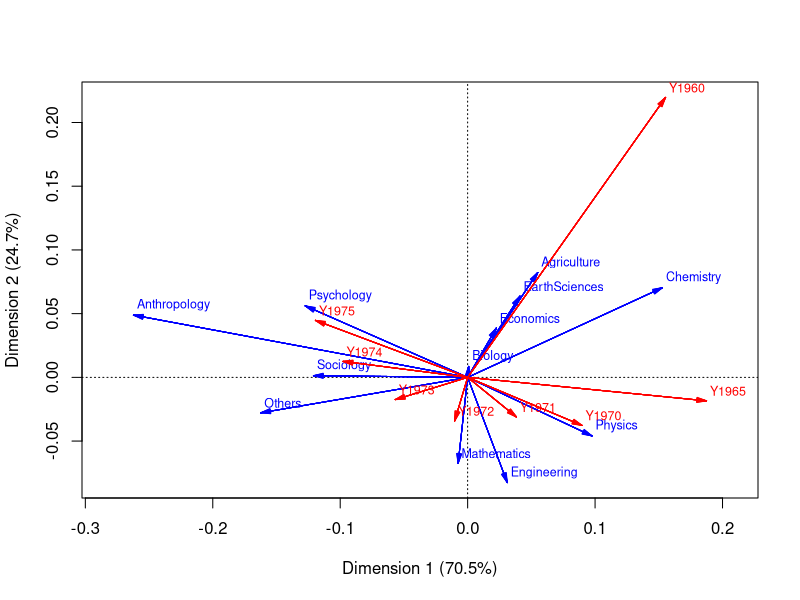
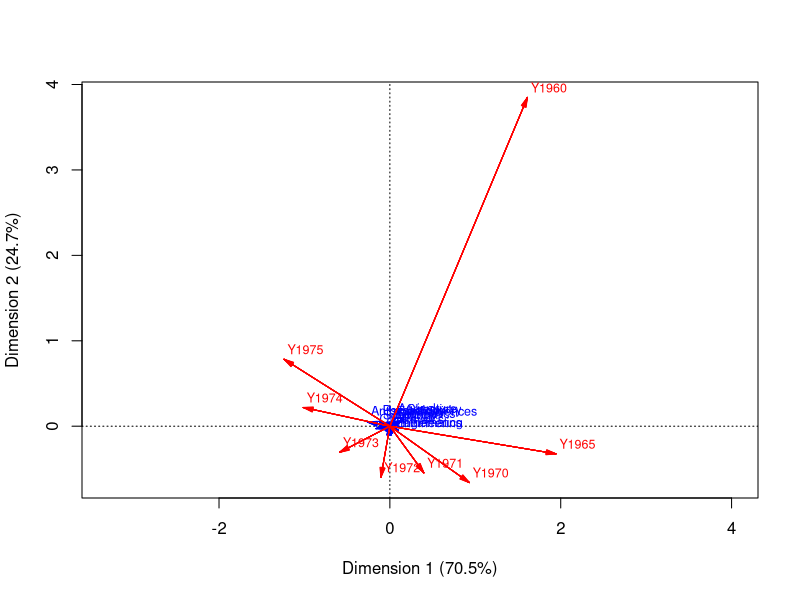
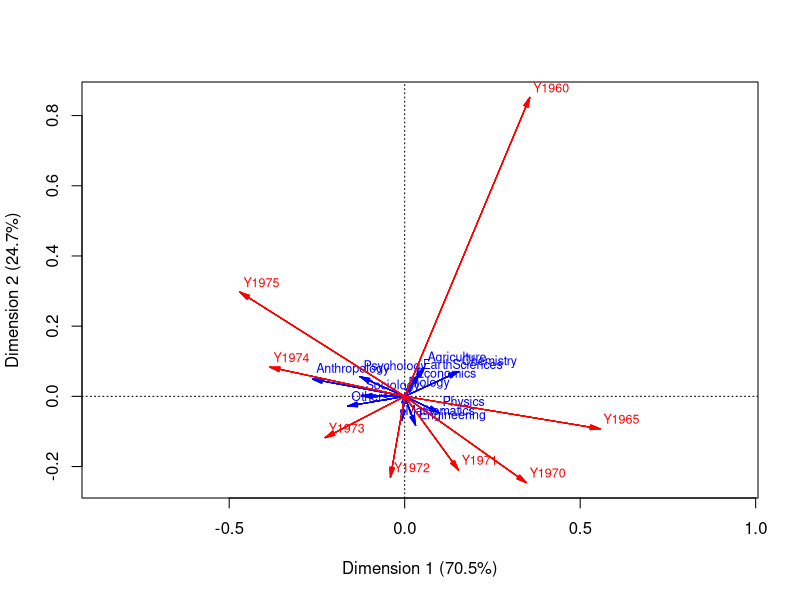
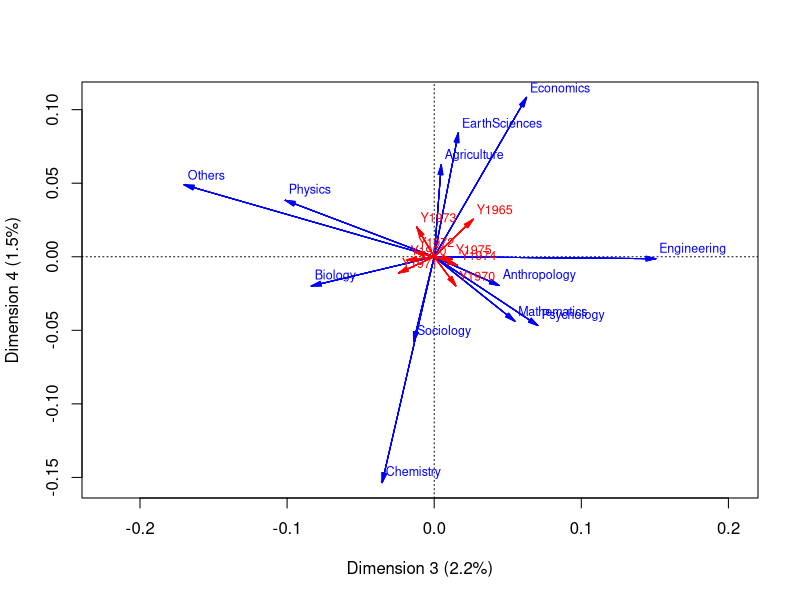
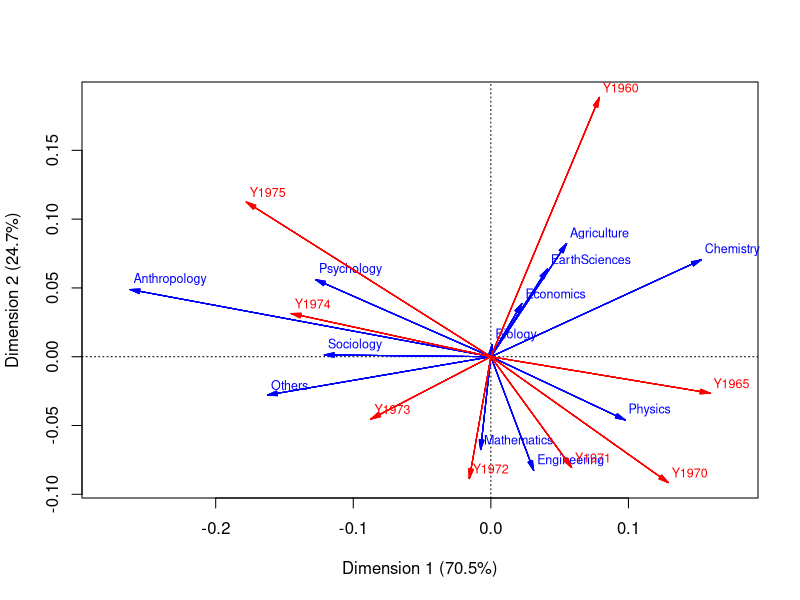

These charts were generated, in order, by the following R code: (Note: this script raises an error after producing the figures.)
library(ca)
library(psych)
data <- read.table("data/sciencedoctorates.txt",header=T,sep="\t",row.names=1)
# View(data)

dim(data)
# Again, remove the total col/row
SD <- data[-dim(data)[1],-dim(data)[2]]
dim(SD)


# To interpret correspondence analysis, the first step is to evaluate whether there is a significant
# dependency between the rows and columns.

n <- sum(SD)

v1 <- matrix(colSums(SD),nrow=1)
v2 <- matrix(rowSums(SD),ncol=1)

#theoretical frequencies under independence
E <- v2 %*% v1/n

I <- dim(SD)[1]
J <- dim(SD)[2]

s <- 0
#chi-square statistic
for(i in 1:I){
  for(j in 1:J){
    s <- s + ( SD[i,j]-E[i,j] )^2/(E[i,j])
  }
}

pchisq(s,df=((I-1)*(J-1)),lower.tail=F)

# H0: Discipline and Year are independent
# H1: Discipline and Year are not independent

chisq.test(SD)
# there is evicende that there is statistically
# significant association between the number
# of doctors graduated and the year (in USA)


#ca-function
help(ca)
SD.ca = ca(SD) #set nd=8 to make all columns visible in summary
names(SD.ca)
SD.ca$colnames
SD.ca$rownames
SD.ca$N
SD.ca$sv #The square roots of singular values related to the PCA transformation for rows/cols
# (how much variation explained by the principal components)
# for symmetric matrices, singular values = |eigenvalues|
# (here sv's are used since the package uses svd instead of eigen)

########################
# Inertia
########################

# How much of the total "variation" the specific variable explains
# i.e. how much it contributes to the chi-squared statistic

# Inertia is the chi squared statistic divided by n

SD.ca$rowinertia 
SD.ca$colinertia

# You can get the single row-inertia values by fixing i (the row index)
s2 <- 0

#For physics, i =3

i <- 3
for(j in 1:J){
  s2 <- s2 + ( SD[i,j]-E[i,j] )^2/(E[i,j])
}

s2/n 

#Note that
sum(SD.ca$rowinertia)
sum(SD.ca$colinertia)
#is the same as
sum(SD.ca$sv^2)
s/n 

SD.ca$rowinertia/sum(SD.ca$sv^2) #these proportional values are the ones seen in summary(SD.ca)
SD.ca$colinertia/(s/n)
###############################################


#ca manually ###################################

#theoretical relative frequencies under independence
Ef <- E/n
#observed relative frequencies
SDf = SD/n

#the matrix Z
Z = (SDf - Ef)/sqrt(Ef)
class(Z)
Z = as.matrix(Z)

#matrices V and W
V = t(Z)%*%Z
W = Z%*%t(Z)

#chi-squared test statistic
n*tr(V)

variances = eigen(V)$values
SD.ca$sv^2
components = eigen(V)$vectors

#V and W has the same non-zero eigenvalues
eigen(W)$values
components2 = eigen(W)$vectors

#forming the matrix R
f1 = v1/n #SD.ca$colmass
f2 = v2/n #SD.ca$rowmass
one = matrix(rep(1,nrow(SD)), ncol=1)
sifting = one%*%sqrt(f1)
scaling = f2 %*% sqrt(f1)
R = SDf/scaling - sifting

#rowcoordinates
rowcoord = as.matrix(R)%*%components
#omit the dimension corresponding to zero eigenvalue
rowcoord = rowcoord[,-8]
summary(SD.ca)

#standardized rowcoordinates
stand = matrix(rep(1,nrow(SD), ncol=1))%*%matrix(variances[-8], nrow=1)
standrowcoord = rowcoord/sqrt(stand)
SD.ca$rowcoord

#forming the matrix C
one2 = matrix(rep(1,ncol(SD)), nrow=1)
sifting2 = sqrt(f2)%*%one2
scaling2 = sqrt(f2) %*% f1
C = SDf/scaling2 - sifting2

#colcoordinates
colcoord = t(C)%*%components2
#omit dimensions corresponding to zero eigenvalues
colcoord = colcoord[,-c(8:ncol(colcoord))]
summary(SD.ca)

#standardized colcoordinates
stand2 = matrix(rep(1,ncol(SD), ncol=1))%*%matrix(variances[-8], nrow=1)
standcolcoord = colcoord/sqrt(stand2)
SD.ca$colcoord

## The chi-squared distances from the "center", where variables close to center do not deviate from the
# independence assumption.
sqrt(rowSums(rowcoord^2))
SD.ca$rowdist

#coldistances
sqrt(rowSums(colcoord^2))
SD.ca$coldist
####################################################

SD.ca
summary(SD.ca)
# Note that the quantities are multiplied by 1000
# Quality of representation = as in the lecture slides, but here we consider the angle between profiles and 
# the plane spanned by the two first principal components
# Squared correlations = quality of representation from lecture slides
# also, the sum of the squared correlations is the quality of representation.

# ctr = contribution in forming that ca-component (contributions sum to 1)
# important variables related to forming the specific component have a high ctr 

# k=1 and k=2 are the coordinates on the plot 

names(summary(SD.ca)$rows)

# Contribution of engineering to the second axis
f2[1]*SD.ca$rowcoord[1,2]^2 #recall that these coordinates are already scaled
# If the rows and columns were independent, ctr would be same for every variable

# Squared correlation of biology with the second component
d2 = rowcoord[6,]^2
d2[2]/sum(d2)

#Note that the following plots unscaled coordinates (principal coordinates) and hence, deduction based on the plot is questionable
plot(SD.ca,arrows=c(T,T),map="symmetric") 
#plot(SD.ca,arrows=c(T,T),map="symmetric",dim=c(2,4))

#Instead try e.g. following commands
plot(SD.ca, arrows=c(T,T), map="rowprincipal") #standard column coordinates
plot(SD.ca, arrows=c(T,T), map="rowgreen") #standard column coordinates scaled with square root of the column masses
plot(SD.ca, arrows=c(T,T), map="colgab", dim=c(3,4)) #standard row coordinates scaled with the row masses
plot(SD.ca, arrows=c(T,T), map="rowgab") 

# If two row-variables are close on the picture, they have a similar profile,
# the same is true for column-variables

# Distant row/column-variables have different profiles

# Variables distant from the origin represent variables different from the average profile
# these are usually the most interesting ones

# Now you can again try to interpret the dimensions.
# 1st dim splits the sciences into soft/hard
# 2nd dim splits the sciences into more formula heavy(math,physics,engineering) vs
# the more experimental ones (chemistry,agriculture,earthsciences)

# same for different years

# You can also try this:
plot3d.ca(SD.ca)
